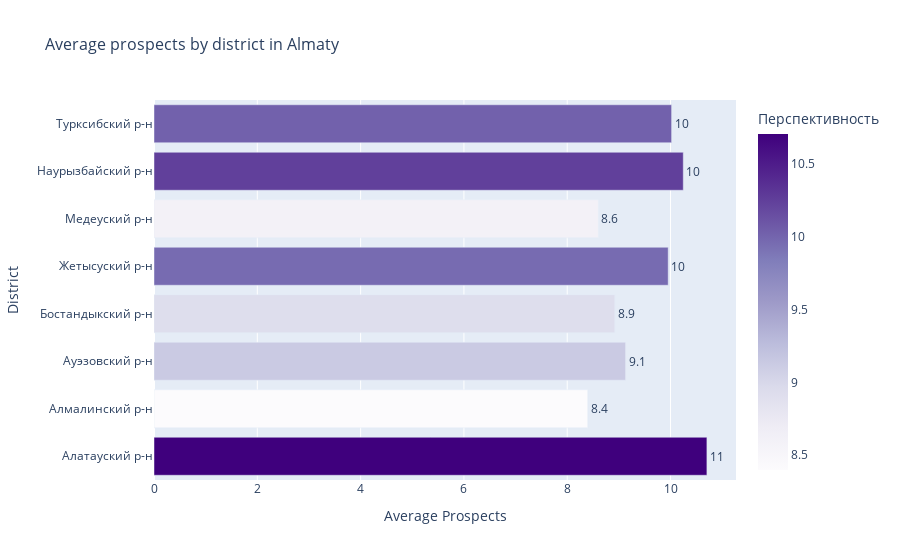

The notebook cell this image was saved under:
### Code cell
def calculate_score(row):
    score = 0
    if row['Год Постройки'] >= 2022:
        score += 3
    elif 2000 <= row['Год Постройки'] <= 2022:
        score += 2
    else:
        score += 1

    if row['Тип дома'] == 'монолитный':
        score += 3
    elif row['Тип дома'] == 'кирпичный':
        score += 2
    else:
        score += 1

    if 7>row['Этаж_кв']>=1 :
        score += 3
    elif row['Этаж_кв']>6 :
        score += 2
    else:
        score += 1

    if row['Цена в тг'] <= 40000000:
        score += 3
    elif 54000000 > row['Цена в тг'] > 40000000:
        score += 2
    else:
        score += 1

    return score

df_almaty['Перспективность'] = df_almaty.apply(calculate_score, axis=1)

average_score_by_district = df_almaty.groupby('Район')['Перспективность'].mean().reset_index()

fig = px.bar(
    average_score_by_district,
    x='Перспективность',
    y='Район',
    orientation='h',
    title='Average prospects by district in Almaty',
    text='Перспективность',
    color='Перспективность',
    color_continuous_scale='Purples'
)

fig.update_traces(texttemplate='%{text:.2s}', textposition='outside')
fig.update_layout(
    xaxis_title='Average Prospects',
    yaxis_title='District',
    showlegend=False,
    title_font_size=16
)

fig.show()

### Figure 1 — Plotly figure (JSON) as saved in the notebook; plotly's stock layout.template omitted (floating-point values rounded to 4 significant figures)
{"data": [{"alignmentgroup": "True", "hovertemplate": "Перспективность=%{marker.color}<br>Район=%{y}<extra></extra>", "legendgroup": "", "marker": {"color": [10.7, 8.398, 9.13, 8.921, 9.955, 8.604, 10.25, 10.02], "coloraxis": "coloraxis", "pattern": {"shape": ""}}, "name": "", "offsetgroup": "", "orientation": "h", "showlegend": false, "text": [10.7, 8.398, 9.13, 8.921, 9.955, 8.604, 10.25, 10.02], "textposition": "outside", "texttemplate": "%{text:.2s}", "type": "bar", "x": [10.7, 8.398, 9.13, 8.921, 9.955, 8.604, 10.25, 10.02], "xaxis": "x", "y": ["Алатауский р-н", "Алмалинский р-н", "Ауэзовский р-н", "Бостандыкский р-н", "Жетысуский р-н", "Медеуский р-н", "Наурызбайский р-н", "Турксибский р-н"], "yaxis": "y"}], "layout": {"barmode": "relative", "coloraxis": {"colorbar": {"title": {"text": "Перспективность"}}, "colorscale": [[0, "rgb(252,251,253)"], [0.125, "rgb(239,237,245)"], [0.25, "rgb(218,218,235)"], [0.375, "rgb(188,189,220)"], [0.5, "rgb(158,154,200)"], [0.625, "rgb(128,125,186)"], [0.75, "rgb(106,81,163)"], [0.875, "rgb(84,39,143)"], [1, "rgb(63,0,125)"]]}, "legend": {"tracegroupgap": 0}, "showlegend": false, "title": {"font": {"size": 16}, "text": "Average prospects by district in Almaty"}, "xaxis": {"anchor": "y", "domain": [0, 1], "title": {"text": "Average Prospects"}}, "yaxis": {"anchor": "x", "domain": [0, 1], "title": {"text": "District"}}}}
